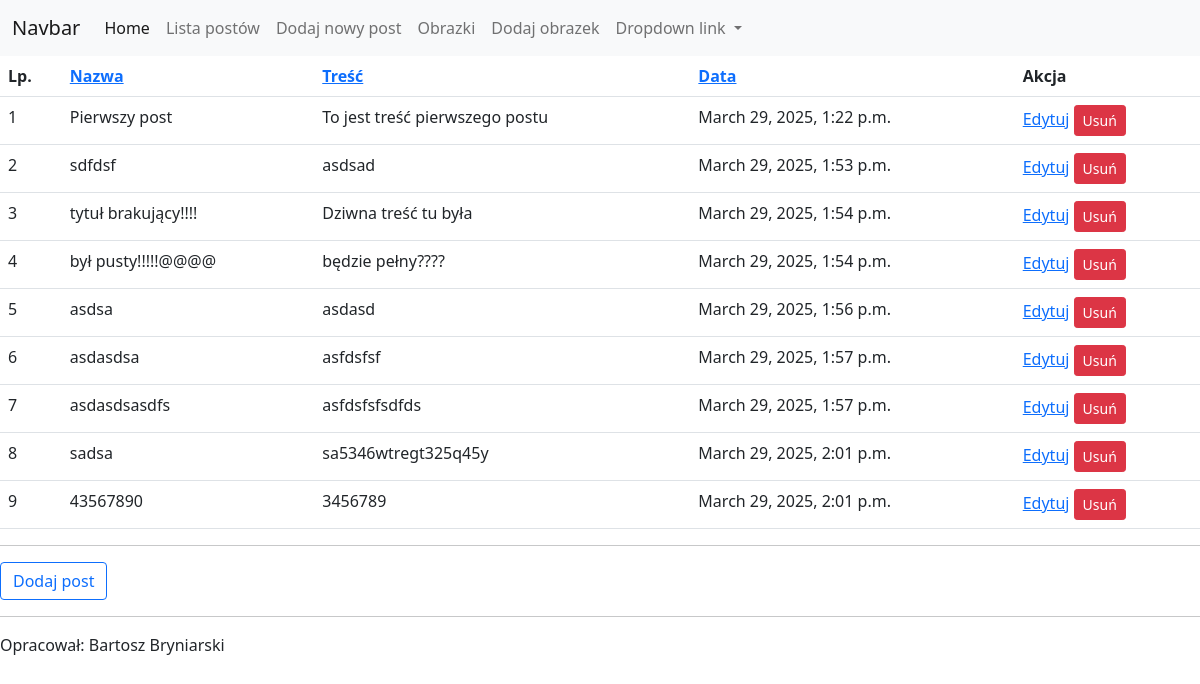
/posts/, run on an earlier commit of the app's database.
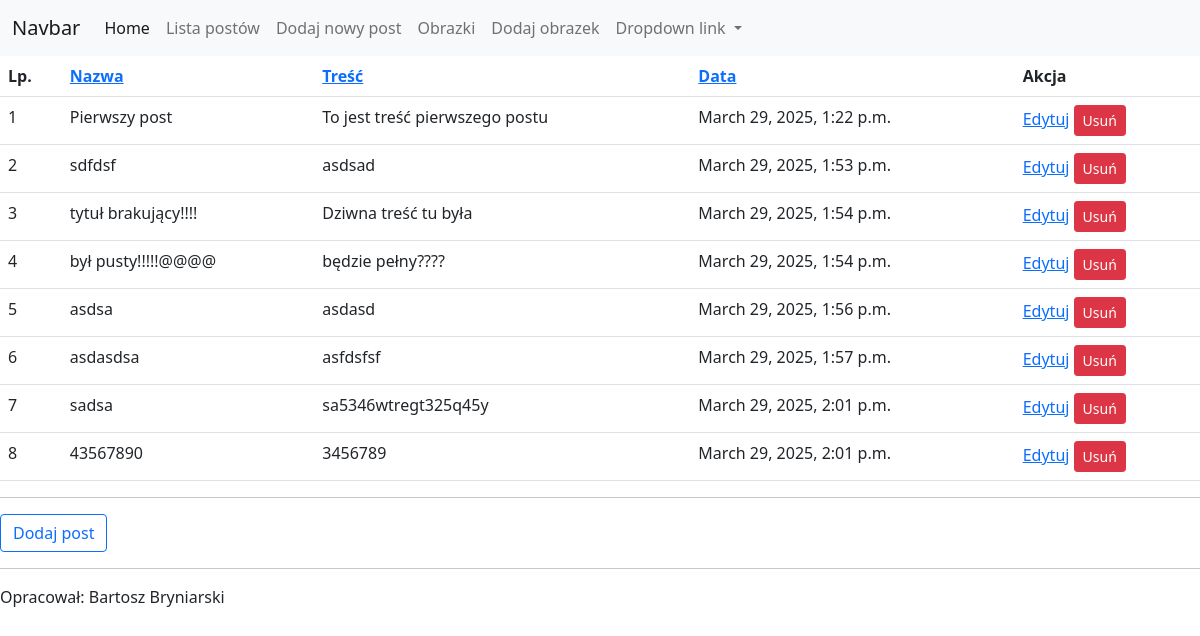
And on a later commit of the database.
### myapp/models.py (models this page shows, shortened)
class Post(models.Model):
    title = models.CharField(max_length=200)
    content = models.TextField()
    created_at = models.DateTimeField(auto_now_add=True)

### myapp/views.py (the view)
# urls.py: path('posts/', post_list, name="post_list"),
def post_list(request):
    sort = request.GET.get('sort', 'id')
    posts = Post.objects.all().order_by(sort)
    return render(request, 'myapp/post_list.html', {'posts': posts})

### myapp/templates/myapp/post_list.html (shortened to what this page needs)
{% extends "myapp/base.html" %}
{% block content %}
    <table class="table table-hover">
        <tr>
            <th>Lp.
            <th><a href="?sort=title">Nazwa</a>
            <th><a href="?sort=content">Treść</a>
            <th><a href="?sort=created_at">Data</a>
            <th>Akcja
        {% for post in posts %}
        <tr id="post-{{ post.id }}">
            <td>{{ forloop.counter }}
            <td>{{ post.title }}
            <td>{{ post.content }}
            <td>{{ post.created_at }}
            <td><a href="{% url 'update_post' post.id %}">Edytuj</a>
                <button class="btn btn-danger btn-sm" data-bs-toggle="modal" data-bs-target="#deleteModal"
                        data-id="{{ post.id }}" data-title="{{ post.title }}">Usuń
                </button>
        {% empty %}
        <tr>
            <td colspan="3">Brak danych do wyświetlenia!
        {% endfor %}
    </table>
<hr>
<a class="btn btn-outline-primary" href="{% url 'create_post' %}">Dodaj post</a>
{% endblock %}

What changed in the data, as far as the page shows it:
removed Post: title "asdasdsasdfs", content "asfdsfsfsdfds", created_at "March 29, 2025, 1:57 p.m."
